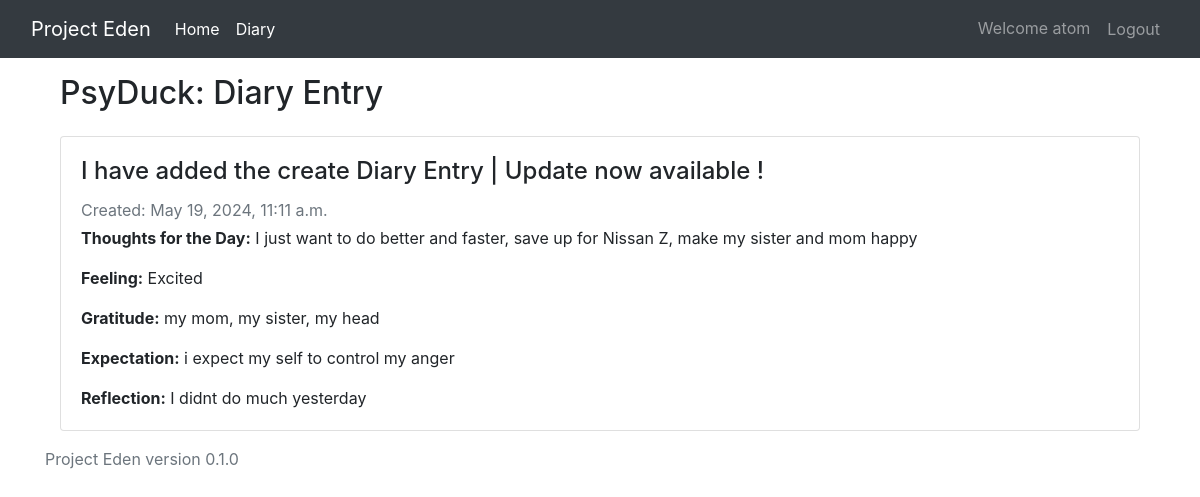
Screenshot of /diary/2/ (signed in) with the database file from the repository.
### Haven/models.py (models this page shows, shortened)
class Diary(models.Model):
    Feelings_CHOICES = [
        ('anger', "Anger"),
        ('frustrated', "Frustrated"),
        ('happy', "Happy"),
        ('calm', "Calm"),
        ('numb', "Numb"),
        ('sad', "Sad"),
        ('excited', "Excited")
    ]
    Privacy_Choise = [
        ('public', "Public"),
        ('private', 'Private')
    ]
    user = models.ForeignKey(User, on_delete=models.CASCADE)
    title = models.CharField(max_length=200)
    thoughts_for_the_day = models.TextField()
    expectation = models.TextField()
    reflection = models.TextField()
    feeling = models.CharField(max_length=10, choices=Feelings_CHOICES)
    privacy = models.CharField(max_length=10, choices=Privacy_Choise, default='Private')
    gratitude = models.TextField()
    created_at = models.DateTimeField(auto_now_add=True)

### Haven/views.py (the view)
# urls.py: path('diary/<int:pk>/', DiaryDetailView.as_view(), name='diary_detail'),
@method_decorator(login_required, name='dispatch')
class DiaryDetailView(DetailView):
    model = Diary
    template_name = "diary_detail.html"

### Haven/templates/diary_detail.html (shortened to what this page needs)
{% extends "base.html" %}
{% block content %}
<div class="container mt-3">
    <h2 class="mb-4">PsyDuck: Diary Entry</h2>
    <div class="card">
        <div class="card-body">
            <h4 class="card-title">{{ object.title }}</h4>
            <p class="card-text text-muted mb-1">Created: {{ object.created_at }}</p>
            <p class="card-text"><strong>Thoughts for the Day:</strong> {{ object.thoughts_for_the_day }}</p>
            <p class="card-text"><strong>Feeling:</strong> {{ object.get_feeling_display }}</p>
            <p class="card-text"><strong>Gratitude:</strong> {{ object.gratitude }}</p>
            <p class="card-text"><strong>Expectation:</strong> {{ object.expectation }}</p>
            <p class="card-text"><strong>Reflection:</strong> {{ object.reflection }}</p>
        </div>
    </div>
</div>
{% endblock content %}

### Haven/templates/base.html (shortened to what this page needs)
{% load static %}
<!doctype html>
<html lang="en">
  <head>
    <link rel="stylesheet" href="https://cdn.jsdelivr.net/npm/bootstrap@4.0.0/dist/css/bootstrap.min.css">
  </head>
  <body>
    <header>
        <nav class="navbar navbar-expand-lg navbar-dark bg-dark">
            <div class="container-fluid">
                <a class="navbar-brand" href="#">Project Eden</a>
                <div class="collapse navbar-collapse" id="navbarNav">
                  <ul class="navbar-nav">
                    <li class="nav-item">
                      <a class="nav-link active" aria-current="page" href="{% url 'home'%}">Home</a>
                    </li>
                    {% if user.is_authenticated %}
                    <li class="nav-item">
                        <a class="nav-link active" aria-current="page" href="{% url 'diary_list'%}">Diary</a>
                    </li>
                    {% endif %}
                    <ul>
                    </div>
                    <div class="navbar-nav">
                        {% if user.is_authenticated %}
                            <a class="nav-item nav-link" href="">Welcome {{user.username}}</a>
                        <form action="{% url 'logout' %}" method="post" class="nav-item">
                            <button type="submit" class="btn btn-link nav-link">Logout</button>
                        </form>
                        {% else %}
                            <a class="nav-item nav-link" href="{% url 'login'%}">Login</a>
                            <a class="nav-item nav-link" href="{% url 'register'%}">Register</a>
                        {% endif %}
                    </div>
                </div>
        </nav>
    </header>
    <div class="container">
        {% block content %} {% endblock content %}
    </div>
    <footer class="footer mt-auto py-3">
        <div class="container">
          <span class="text-muted">Project Eden version 0.1.0</span>
        </div>
      </footer>
  </body>
</html>

### rows the page displays
Diary: title "I have added the create Diary Entry | Update now available !", created_at "May 19, 2024, 11:11 a.m.", thoughts_for_the_day "I just want to do better and faster, save up for Nissan Z, make my sister and mom happy", feeling "Excited", gratitude "my mom, my sister, my head", expectation "i expect my self to control my anger", reflection "I didnt do much yesterday"

### other values shown
{{ user.username }} "atom"
